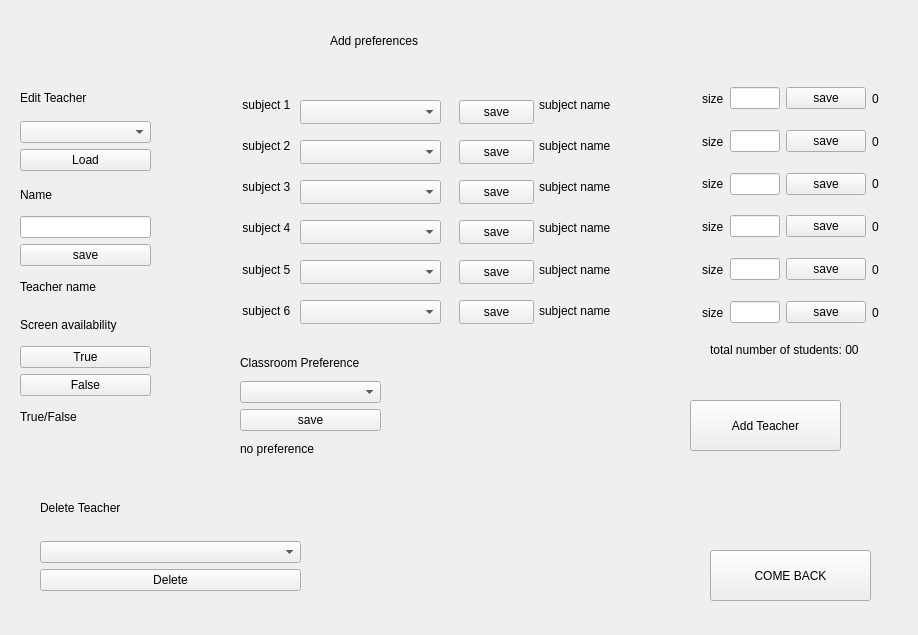
<?xml version="1.0" encoding="UTF-8"?>
<ui version="4.0">
 <class>Form</class>
 <widget class="QWidget" name="Form">
  <property name="geometry">
   <rect>
    <x>0</x>
    <y>0</y>
    <width>918</width>
    <height>635</height>
   </rect>
  </property>
  <property name="windowTitle">
   <string>Form</string>
  </property>
  <widget class="QLabel" name="label">
   <property name="geometry">
    <rect>
     <x>330</x>
     <y>-10</y>
     <width>251</width>
     <height>101</height>
    </rect>
   </property>
   <property name="accessibleDescription">
    <string/>
   </property>
   <property name="layoutDirection">
    <enum>Qt::LayoutDirection::LeftToRight</enum>
   </property>
   <property name="text">
    <string>Add preferences</string>
   </property>
  </widget>
  <widget class="QPushButton" name="ComeBackButton">
   <property name="geometry">
    <rect>
     <x>710</x>
     <y>550</y>
     <width>161</width>
     <height>51</height>
    </rect>
   </property>
   <property name="text">
    <string>COME BACK</string>
   </property>
  </widget>
  <widget class="QWidget" name="layoutWidget">
   <property name="geometry">
    <rect>
     <x>20</x>
     <y>80</y>
     <width>131</width>
     <height>91</height>
    </rect>
   </property>
   <layout class="QVBoxLayout" name="verticalLayout">
    <item>
     <widget class="QLabel" name="label_2">
      <property name="text">
       <string>Edit Teacher</string>
      </property>
     </widget>
    </item>
    <item>
     <widget class="QComboBox" name="comboBoxTeachers"/>
    </item>
    <item>
     <widget class="QPushButton" name="loadTeachers">
      <property name="text">
       <string>Load</string>
      </property>
     </widget>
    </item>
   </layout>
  </widget>
  <widget class="QWidget" name="layoutWidget_2">
   <property name="geometry">
    <rect>
     <x>40</x>
     <y>480</y>
     <width>261</width>
     <height>111</height>
    </rect>
   </property>
   <layout class="QVBoxLayout" name="verticalLayout_11">
    <item>
     <widget class="QLabel" name="label_7">
      <property name="text">
       <string>Delete Teacher</string>
      </property>
     </widget>
    </item>
    <item>
     <widget class="QComboBox" name="comboBoxDeleteTeachers"/>
    </item>
    <item>
     <widget class="QPushButton" name="deleteTeacher">
      <property name="text">
       <string>Delete</string>
      </property>
     </widget>
    </item>
   </layout>
  </widget>
  <widget class="QPushButton" name="addTeacher">
   <property name="geometry">
    <rect>
     <x>690</x>
     <y>400</y>
     <width>151</width>
     <height>51</height>
    </rect>
   </property>
   <property name="text">
    <string>Add Teacher</string>
   </property>
  </widget>
  <widget class="QWidget" name="layoutWidget">
   <property name="geometry">
    <rect>
     <x>20</x>
     <y>310</y>
     <width>131</width>
     <height>121</height>
    </rect>
   </property>
   <layout class="QVBoxLayout" name="verticalLayout_2">
    <item>
     <widget class="QLabel" name="label_12">
      <property name="text">
       <string>Screen availability</string>
      </property>
     </widget>
    </item>
    <item>
     <widget class="QPushButton" name="TScreenTrue">
      <property name="text">
       <string>True</string>
      </property>
     </widget>
    </item>
    <item>
     <widget class="QPushButton" name="TScreenFalse">
      <property name="text">
       <string>False</string>
      </property>
     </widget>
    </item>
    <item>
     <widget class="QLabel" name="valuseTScreen">
      <property name="text">
       <string>True/False</string>
      </property>
     </widget>
    </item>
   </layout>
  </widget>
  <widget class="QWidget" name="layoutWidget">
   <property name="geometry">
    <rect>
     <x>20</x>
     <y>180</y>
     <width>131</width>
     <height>121</height>
    </rect>
   </property>
   <layout class="QVBoxLayout" name="verticalLayout_3">
    <item>
     <widget class="QLabel" name="label_10">
      <property name="text">
       <string>Name</string>
      </property>
     </widget>
    </item>
    <item>
     <widget class="QLineEdit" name="lineEditName"/>
    </item>
    <item>
     <widget class="QPushButton" name="saveName">
      <property name="text">
       <string>save</string>
      </property>
     </widget>
    </item>
    <item>
     <widget class="QLabel" name="valueName">
      <property name="text">
       <string>Teacher name</string>
      </property>
     </widget>
    </item>
   </layout>
  </widget>
  <widget class="QWidget" name="layoutWidget">
   <property name="geometry">
    <rect>
     <x>702</x>
     <y>80</y>
     <width>177</width>
     <height>251</height>
    </rect>
   </property>
   <layout class="QVBoxLayout" name="verticalLayout_4">
    <item>
     <layout class="QHBoxLayout" name="horizontalLayout_7">
      <item>
       <widget class="QLabel" name="label_19">
        <property name="text">
         <string>size</string>
        </property>
       </widget>
      </item>
      <item>
       <widget class="QLineEdit" name="lineEditSubject1Size"/>
      </item>
      <item>
       <widget class="QPushButton" name="saveSubject1Size">
        <property name="text">
         <string>save</string>
        </property>
       </widget>
      </item>
      <item>
       <widget class="QLabel" name="valueSubject1Size">
        <property name="text">
         <string>0</string>
        </property>
       </widget>
      </item>
     </layout>
    </item>
    <item>
     <layout class="QHBoxLayout" name="horizontalLayout_13">
      <item>
       <widget class="QLabel" name="label_20">
        <property name="text">
         <string>size</string>
        </property>
       </widget>
      </item>
      <item>
       <widget class="QLineEdit" name="lineEditSubject2Size"/>
      </item>
      <item>
       <widget class="QPushButton" name="saveSubject2Size">
        <property name="text">
         <string>save</string>
        </property>
       </widget>
      </item>
      <item>
       <widget class="QLabel" name="valueSubject2Size">
        <property name="text">
         <string>0</string>
        </property>
       </widget>
      </item>
     </layout>
    </item>
    <item>
     <layout class="QHBoxLayout" name="horizontalLayout_14">
      <item>
       <widget class="QLabel" name="label_21">
        <property name="text">
         <string>size</string>
        </property>
       </widget>
      </item>
      <item>
       <widget class="QLineEdit" name="lineEditSubject3Size"/>
      </item>
      <item>
       <widget class="QPushButton" name="saveSubject3Size">
        <property name="text">
         <string>save</string>
        </property>
       </widget>
      </item>
      <item>
       <widget class="QLabel" name="valueSubject3Size">
        <property name="text">
         <string>0</string>
        </property>
       </widget>
      </item>
     </layout>
    </item>
    <item>
     <layout class="QHBoxLayout" name="horizontalLayout_15">
      <item>
       <widget class="QLabel" name="label_22">
        <property name="text">
         <string>size</string>
        </property>
       </widget>
      </item>
      <item>
       <widget class="QLineEdit" name="lineEditSubject4Size"/>
      </item>
      <item>
       <widget class="QPushButton" name="saveSubject4Size">
        <property name="text">
         <string>save</string>
        </property>
       </widget>
      </item>
      <item>
       <widget class="QLabel" name="valueSubject4Size">
        <property name="text">
         <string>0</string>
        </property>
       </widget>
      </item>
     </layout>
    </item>
    <item>
     <layout class="QHBoxLayout" name="horizontalLayout_16">
      <item>
       <widget class="QLabel" name="label_23">
        <property name="text">
         <string>size</string>
        </property>
       </widget>
      </item>
      <item>
       <widget class="QLineEdit" name="lineEditSubject5Size"/>
      </item>
      <item>
       <widget class="QPushButton" name="saveSubject5Size">
        <property name="text">
         <string>save</string>
        </property>
       </widget>
      </item>
      <item>
       <widget class="QLabel" name="valueSubject5Size">
        <property name="text">
         <string>0</string>
        </property>
       </widget>
      </item>
     </layout>
    </item>
    <item>
     <layout class="QHBoxLayout" name="horizontalLayout_17">
      <item>
       <widget class="QLabel" name="label_24">
        <property name="text">
         <string>size</string>
        </property>
       </widget>
      </item>
      <item>
       <widget class="QLineEdit" name="lineEditSubject6Size"/>
      </item>
      <item>
       <widget class="QPushButton" name="saveSubject6Size">
        <property name="text">
         <string>save</string>
        </property>
       </widget>
      </item>
      <item>
       <widget class="QLabel" name="valueSubject6Size">
        <property name="text">
         <string>0</string>
        </property>
       </widget>
      </item>
     </layout>
    </item>
   </layout>
  </widget>
  <widget class="QLabel" name="labelSumOfStudents">
   <property name="geometry">
    <rect>
     <x>710</x>
     <y>340</y>
     <width>161</width>
     <height>20</height>
    </rect>
   </property>
   <property name="text">
    <string>total number of students: 00</string>
   </property>
  </widget>
  <widget class="QWidget" name="layoutWidget">
   <property name="geometry">
    <rect>
     <x>539</x>
     <y>87</y>
     <width>151</width>
     <height>241</height>
    </rect>
   </property>
   <layout class="QVBoxLayout" name="verticalLayout_5">
    <item>
     <widget class="QLabel" name="valueSubject1">
      <property name="text">
       <string>subject name</string>
      </property>
     </widget>
    </item>
    <item>
     <widget class="QLabel" name="valueSubject2">
      <property name="text">
       <string>subject name</string>
      </property>
     </widget>
    </item>
    <item>
     <widget class="QLabel" name="valueSubject3">
      <property name="text">
       <string>subject name</string>
      </property>
     </widget>
    </item>
    <item>
     <widget class="QLabel" name="valueSubject4">
      <property name="text">
       <string>subject name</string>
      </property>
     </widget>
    </item>
    <item>
     <widget class="QLabel" name="valueSubject5">
      <property name="text">
       <string>subject name</string>
      </property>
     </widget>
    </item>
    <item>
     <widget class="QLabel" name="valueSubject6">
      <property name="text">
       <string>subject name</string>
      </property>
     </widget>
    </item>
   </layout>
  </widget>
  <widget class="QWidget" name="layoutWidget">
   <property name="geometry">
    <rect>
     <x>239</x>
     <y>87</y>
     <width>52</width>
     <height>241</height>
    </rect>
   </property>
   <layout class="QVBoxLayout" name="verticalLayout_7">
    <item>
     <widget class="QLabel" name="label_11">
      <property name="sizePolicy">
       <sizepolicy hsizetype="Fixed" vsizetype="Preferred">
        <horstretch>0</horstretch>
        <verstretch>0</verstretch>
       </sizepolicy>
      </property>
      <property name="text">
       <string> subject 1</string>
      </property>
     </widget>
    </item>
    <item>
     <widget class="QLabel" name="label_13">
      <property name="text">
       <string> subject 2</string>
      </property>
     </widget>
    </item>
    <item>
     <widget class="QLabel" name="label_14">
      <property name="text">
       <string> subject 3</string>
      </property>
     </widget>
    </item>
    <item>
     <widget class="QLabel" name="label_15">
      <property name="text">
       <string> subject 4</string>
      </property>
     </widget>
    </item>
    <item>
     <widget class="QLabel" name="label_16">
      <property name="text">
       <string> subject 5</string>
      </property>
     </widget>
    </item>
    <item>
     <widget class="QLabel" name="label_17">
      <property name="text">
       <string> subject 6</string>
      </property>
     </widget>
    </item>
   </layout>
  </widget>
  <widget class="QPushButton" name="saveSubject3">
   <property name="geometry">
    <rect>
     <x>459</x>
     <y>180</y>
     <width>75</width>
     <height>24</height>
    </rect>
   </property>
   <property name="text">
    <string>save</string>
   </property>
  </widget>
  <widget class="QComboBox" name="comboBoxSubject2">
   <property name="geometry">
    <rect>
     <x>300</x>
     <y>140</y>
     <width>141</width>
     <height>24</height>
    </rect>
   </property>
   <property name="sizePolicy">
    <sizepolicy hsizetype="Preferred" vsizetype="Fixed">
     <horstretch>0</horstretch>
     <verstretch>0</verstretch>
    </sizepolicy>
   </property>
  </widget>
  <widget class="QComboBox" name="comboBoxSubject5">
   <property name="geometry">
    <rect>
     <x>300</x>
     <y>260</y>
     <width>141</width>
     <height>24</height>
    </rect>
   </property>
   <property name="sizePolicy">
    <sizepolicy hsizetype="Preferred" vsizetype="Fixed">
     <horstretch>0</horstretch>
     <verstretch>0</verstretch>
    </sizepolicy>
   </property>
  </widget>
  <widget class="QPushButton" name="saveSubject1">
   <property name="geometry">
    <rect>
     <x>459</x>
     <y>100</y>
     <width>75</width>
     <height>24</height>
    </rect>
   </property>
   <property name="text">
    <string>save</string>
   </property>
  </widget>
  <widget class="QPushButton" name="saveSubject2">
   <property name="geometry">
    <rect>
     <x>459</x>
     <y>140</y>
     <width>75</width>
     <height>24</height>
    </rect>
   </property>
   <property name="text">
    <string>save</string>
   </property>
  </widget>
  <widget class="QPushButton" name="saveSubject6">
   <property name="geometry">
    <rect>
     <x>459</x>
     <y>300</y>
     <width>75</width>
     <height>24</height>
    </rect>
   </property>
   <property name="text">
    <string>save</string>
   </property>
  </widget>
  <widget class="QPushButton" name="saveSubject5">
   <property name="geometry">
    <rect>
     <x>459</x>
     <y>260</y>
     <width>75</width>
     <height>24</height>
    </rect>
   </property>
   <property name="text">
    <string>save</string>
   </property>
  </widget>
  <widget class="QComboBox" name="comboBoxSubject6">
   <property name="geometry">
    <rect>
     <x>300</x>
     <y>300</y>
     <width>141</width>
     <height>24</height>
    </rect>
   </property>
   <property name="sizePolicy">
    <sizepolicy hsizetype="Preferred" vsizetype="Fixed">
     <horstretch>0</horstretch>
     <verstretch>0</verstretch>
    </sizepolicy>
   </property>
  </widget>
  <widget class="QPushButton" name="saveSubject4">
   <property name="geometry">
    <rect>
     <x>459</x>
     <y>220</y>
     <width>75</width>
     <height>24</height>
    </rect>
   </property>
   <property name="text">
    <string>save</string>
   </property>
  </widget>
  <widget class="QComboBox" name="comboBoxSubject1">
   <property name="enabled">
    <bool>true</bool>
   </property>
   <property name="geometry">
    <rect>
     <x>300</x>
     <y>100</y>
     <width>141</width>
     <height>24</height>
    </rect>
   </property>
   <property name="sizePolicy">
    <sizepolicy hsizetype="Preferred" vsizetype="Fixed">
     <horstretch>0</horstretch>
     <verstretch>0</verstretch>
    </sizepolicy>
   </property>
  </widget>
  <widget class="QComboBox" name="comboBoxSubject4">
   <property name="geometry">
    <rect>
     <x>300</x>
     <y>220</y>
     <width>141</width>
     <height>24</height>
    </rect>
   </property>
   <property name="sizePolicy">
    <sizepolicy hsizetype="Preferred" vsizetype="Fixed">
     <horstretch>0</horstretch>
     <verstretch>0</verstretch>
    </sizepolicy>
   </property>
  </widget>
  <widget class="QComboBox" name="comboBoxSubject3">
   <property name="geometry">
    <rect>
     <x>300</x>
     <y>180</y>
     <width>141</width>
     <height>24</height>
    </rect>
   </property>
   <property name="sizePolicy">
    <sizepolicy hsizetype="Preferred" vsizetype="Fixed">
     <horstretch>0</horstretch>
     <verstretch>0</verstretch>
    </sizepolicy>
   </property>
  </widget>
  <widget class="QWidget" name="layoutWidget">
   <property name="geometry">
    <rect>
     <x>240</x>
     <y>350</y>
     <width>141</width>
     <height>111</height>
    </rect>
   </property>
   <layout class="QVBoxLayout" name="verticalLayout_6">
    <item>
     <widget class="QLabel" name="label_3">
      <property name="text">
       <string>Classroom Preference</string>
      </property>
     </widget>
    </item>
    <item>
     <widget class="QComboBox" name="classroomPreferenceComboBox"/>
    </item>
    <item>
     <widget class="QPushButton" name="saveClassroomPreference">
      <property name="text">
       <string>save</string>
      </property>
     </widget>
    </item>
    <item>
     <widget class="QLabel" name="classroomPreferenceLabel">
      <property name="text">
       <string>no preference</string>
      </property>
     </widget>
    </item>
   </layout>
  </widget>
 </widget>
 <resources/>
 <connections/>
</ui>
